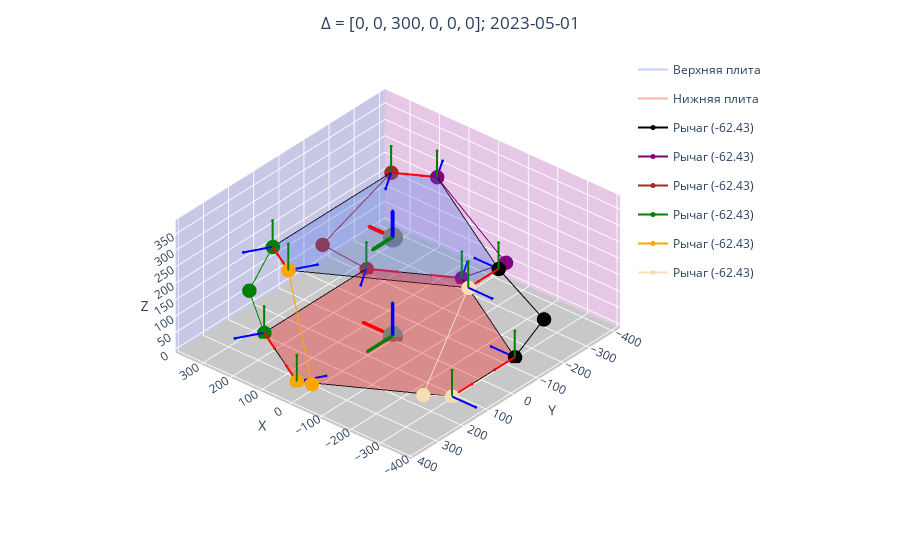

Source (notebook cell):
### Markdown cell above
Отрисуем получаемый результат

### Code cell
for i in range(6):
    graph.legs(i, f"group{i}", arm_angle, global_cross_coordinates)
    
fig.show()

### Figure 1 — Plotly figure (JSON) as saved in the notebook; plotly's stock layout.template omitted (floating-point values rounded to 4 significant figures)
{"data": [{"legendgroup": "group7", "marker": {"color": "royalblue", "colorscale": [[0, "#440154"], [0.1111, "#482878"], [0.2222, "#3e4989"], [0.3333, "#31688e"], [0.4444, "#26828e"], [0.5556, "#1f9e89"], [0.6667, "#35b779"], [0.7778, "#6ece58"], [0.8889, "#b5de2b"], [1, "#fde725"]], "size": 1}, "name": "Верхняя плита", "opacity": 0.3, "showlegend": true, "surfaceaxis": 2, "type": "scatter3d", "x": [-307, 101.5, 205.5, 205.5, 101.5, -307, -307], "y": [-60, -295.9, -235.9, 235.9, 295.9, 60, -60], "z": [300, 300, 300, 300, 300, 300, 300]}, {"legendgroup": "group7", "marker": {"color": "black", "colorscale": [[0, "#440154"], [0.1111, "#482878"], [0.2222, "#3e4989"], [0.3333, "#31688e"], [0.4444, "#26828e"], [0.5556, "#1f9e89"], [0.6667, "#35b779"], [0.7778, "#6ece58"], [0.8889, "#b5de2b"], [1, "#fde725"]], "size": 1}, "opacity": 0.8, "showlegend": false, "surfaceaxis": -1, "type": "scatter3d", "x": [-307, 101.5, 205.5, 205.5, 101.5, -307, -307], "y": [-60, -295.9, -235.9, 235.9, 295.9, 60, -60], "z": [300, 300, 300, 300, 300, 300, 300]}, {"legendgroup": "group8", "marker": {"color": "red", "colorscale": [[0, "#440154"], [0.1111, "#482878"], [0.2222, "#3e4989"], [0.3333, "#31688e"], [0.4444, "#26828e"], [0.5556, "#1f9e89"], [0.6667, "#35b779"], [0.7778, "#6ece58"], [0.8889, "#b5de2b"], [1, "#fde725"]], "size": 1}, "name": "Нижняя плита", "opacity": 0.3, "showlegend": true, "surfaceaxis": 2, "type": "scatter3d", "x": [-307, 45.25, 261.8, 261.8, 45.25, -307, -307], "y": [-125, -328.4, -203.4, 203.4, 328.4, 125, -125], "z": [0, 0, 0, 0, 0, 0, 0]}, {"legendgroup": "group8", "marker": {"color": "black", "colorscale": [[0, "#440154"], [0.1111, "#482878"], [0.2222, "#3e4989"], [0.3333, "#31688e"], [0.4444, "#26828e"], [0.5556, "#1f9e89"], [0.6667, "#35b779"], [0.7778, "#6ece58"], [0.8889, "#b5de2b"], [1, "#fde725"]], "size": 1}, "opacity": 0.8, "showlegend": false, "surfaceaxis": -1, "type": "scatter3d", "x": [-307, 45.25, 261.8, 261.8, 45.25, -307, -307], "y": [-125, -328.4, -203.4, 203.4, 328.4, 125, -125], "z": [0, 0, 0, 0, 0, 0, 0]}, {"legendgroup": "group7", "marker": {"color": "gray", "colorscale": [[0, "#440154"], [0.1111, "#482878"], [0.2222, "#3e4989"], [0.3333, "#31688e"], [0.4444, "#26828e"], [0.5556, "#1f9e89"], [0.6667, "#35b779"], [0.7778, "#6ece58"], [0.8889, "#b5de2b"], [1, "#fde725"]], "size": 7}, "opacity": 1, "showlegend": false, "type": "scatter3d", "x": [0], "y": [0], "z": [300]}, {"legendgroup": "group7", "line": {"width": 8}, "marker": {"color": "red", "colorscale": [[0, "#440154"], [0.1111, "#482878"], [0.2222, "#3e4989"], [0.3333, "#31688e"], [0.4444, "#26828e"], [0.5556, "#1f9e89"], [0.6667, "#35b779"], [0.7778, "#6ece58"], [0.8889, "#b5de2b"], [1, "#fde725"]], "size": 1}, "opacity": 1, "showlegend": false, "type": "scatter3d", "x": [0, 80], "y": [0, 0], "z": [300, 300]}, {"legendgroup": "group7", "line": {"width": 8}, "marker": {"color": "green", "colorscale": [[0, "#440154"], [0.1111, "#482878"], [0.2222, "#3e4989"], [0.3333, "#31688e"], [0.4444, "#26828e"], [0.5556, "#1f9e89"], [0.6667, "#35b779"], [0.7778, "#6ece58"], [0.8889, "#b5de2b"], [1, "#fde725"]], "size": 1}, "opacity": 1, "showlegend": false, "type": "scatter3d", "x": [0, 0], "y": [0, 80], "z": [300, 300]}, {"legendgroup": "group7", "line": {"width": 8}, "marker": {"color": "blue", "colorscale": [[0, "#440154"], [0.1111, "#482878"], [0.2222, "#3e4989"], [0.3333, "#31688e"], [0.4444, "#26828e"], [0.5556, "#1f9e89"], [0.6667, "#35b779"], [0.7778, "#6ece58"], [0.8889, "#b5de2b"], [1, "#fde725"]], "size": 1}, "opacity": 1, "showlegend": false, "type": "scatter3d", "x": [0, 0], "y": [0, 0], "z": [300, 380]}, {"legendgroup": "group8", "line": {"width": 7}, "marker": {"color": "red", "colorscale": [[0, "#440154"], [0.1111, "#482878"], [0.2222, "#3e4989"], [0.3333, "#31688e"], [0.4444, "#26828e"], [0.5556, "#1f9e89"], [0.6667, "#35b779"], [0.7778, "#6ece58"], [0.8889, "#b5de2b"], [1, "#fde725"]], "size": 1}, "opacity": 1, "showlegend": false, "type": "scatter3d", "x": [0, 100], "y": [0, 0], "z": [0, 0]}, {"legendgroup": "group8", "line": {"width": 7}, "marker": {"color": "green", "colorscale": [[0, "#440154"], [0.1111, "#482878"], [0.2222, "#3e4989"], [0.3333, "#31688e"], [0.4444, "#26828e"], [0.5556, "#1f9e89"], [0.6667, "#35b779"], [0.7778, "#6ece58"], [0.8889, "#b5de2b"], [1, "#fde725"]], "size": 1}, "opacity": 1, "showlegend": false, "type": "scatter3d", "x": [0, 0], "y": [0, 100], "z": [0, 0]}, {"legendgroup": "group8", "line": {"width": 7}, "marker": {"color": "blue", "colorscale": [[0, "#440154"], [0.1111, "#482878"], [0.2222, "#3e4989"], [0.3333, "#31688e"], [0.4444, "#26828e"], [0.5556, "#1f9e89"], [0.6667, "#35b779"], [0.7778, "#6ece58"], [0.8889, "#b5de2b"], [1, "#fde725"]], "size": 1}, "opacity": 1, "showlegend": false, "type": "scatter3d", "x": [0, 0], "y": [0, 0], "z": [0, 100]}, {"legendgroup": "group8", "marker": {"color": "gray", "colorscale": [[0, "#440154"], [0.1111, "#482878"], [0.2222, "#3e4989"], [0.3333, "#31688e"], [0.4444, "#26828e"], [0.5556, "#1f9e89"], [0.6667, "#35b779"], [0.7778, "#6ece58"], [0.8889, "#b5de2b"], [1, "#fde725"]], "size": 7}, "opacity": 1, "showlegend": false, "type": "scatter3d", "x": [0], "y": [0], "z": [0]}, {"legendgroup": "group0", "marker": {"color": "gray", "colorscale": [[0, "#440154"], [0.1111, "#482878"], [0.2222, "#3e4989"], [0.3333, "#31688e"], [0.4444, "#26828e"], [0.5556, "#1f9e89"], [0.6667, "#35b779"], [0.7778, "#6ece58"], [0.8889, "#b5de2b"], [1, "#fde725"]], "size": 3}, "opacity": 1, "showlegend": false, "type": "scatter3d", "x": [-307], "y": [-125], "z": [0]}, {"legendgroup": "group0", "line": {"width": 4}, "marker": {"color": "red", "colorscale": [[0, "#440154"], [0.1111, "#482878"], [0.2222, "#3e4989"], [0.3333, "#31688e"], [0.4444, "#26828e"], [0.5556, "#1f9e89"], [0.6667, "#35b779"], [0.7778, "#6ece58"], [0.8889, "#b5de2b"], [1, "#fde725"]], "size": 1}, "opacity": 1, "showlegend": false, "type": "scatter3d", "x": [-307, -307], "y": [-125, -45], "z": [0, -4.899e-15]}, {"legendgroup": "group0", "line": {"width": 4}, "marker": {"color": "green", "colorscale": [[0, "#440154"], [0.1111, "#482878"], [0.2222, "#3e4989"], [0.3333, "#31688e"], [0.4444, "#26828e"], [0.5556, "#1f9e89"], [0.6667, "#35b779"], [0.7778, "#6ece58"], [0.8889, "#b5de2b"], [1, "#fde725"]], "size": 1}, "opacity": 1, "showlegend": false, "type": "scatter3d", "x": [-307, -307], "y": [-125, -125], "z": [0, 80]}, {"legendgroup": "group0", "line": {"width": 4}, "marker": {"color": "blue", "colorscale": [[0, "#440154"], [0.1111, "#482878"], [0.2222, "#3e4989"], [0.3333, "#31688e"], [0.4444, "#26828e"], [0.5556, "#1f9e89"], [0.6667, "#35b779"], [0.7778, "#6ece58"], [0.8889, "#b5de2b"], [1, "#fde725"]], "size": 1}, "opacity": 1, "showlegend": false, "type": "scatter3d", "x": [-307, -227], "y": [-125, -125], "z": [0, 4.899e-15]}, {"legendgroup": "group0", "marker": {"color": "gray", "colorscale": [[0, "#440154"], [0.1111, "#482878"], [0.2222, "#3e4989"], [0.3333, "#31688e"], [0.4444, "#26828e"], [0.5556, "#1f9e89"], [0.6667, "#35b779"], [0.7778, "#6ece58"], [0.8889, "#b5de2b"], [1, "#fde725"]], "size": 3}, "opacity": 1, "showlegend": false, "type": "scatter3d", "x": [-307], "y": [-60], "z": [300]}, {"legendgroup": "group0", "line": {"width": 4}, "marker": {"color": "red", "colorscale": [[0, "#440154"], [0.1111, "#482878"], [0.2222, "#3e4989"], [0.3333, "#31688e"], [0.4444, "#26828e"], [0.5556, "#1f9e89"], [0.6667, "#35b779"], [0.7778, "#6ece58"], [0.8889, "#b5de2b"], [1, "#fde725"]], "size": 1}, "opacity": 1, "showlegend": false, "type": "scatter3d", "x": [-307, -307], "y": [-60, 20], "z": [300, 300]}, {"legendgroup": "group0", "line": {"width": 4}, "marker": {"color": "green", "colorscale": [[0, "#440154"], [0.1111, "#482878"], [0.2222, "#3e4989"], [0.3333, "#31688e"], [0.4444, "#26828e"], [0.5556, "#1f9e89"], [0.6667, "#35b779"], [0.7778, "#6ece58"], [0.8889, "#b5de2b"], [1, "#fde725"]], "size": 1}, "opacity": 1, "showlegend": false, "type": "scatter3d", "x": [-307, -307], "y": [-60, -60.0], "z": [300, 380]}, {"legendgroup": "group0", "line": {"width": 4}, "marker": {"color": "blue", "colorscale": [[0, "#440154"], [0.1111, "#482878"], [0.2222, "#3e4989"], [0.3333, "#31688e"], [0.4444, "#26828e"], [0.5556, "#1f9e89"], [0.6667, "#35b779"], [0.7778, "#6ece58"], [0.8889, "#b5de2b"], [1, "#fde725"]], "size": 1}, "opacity": 1, "showlegend": false, "type": "scatter3d", "x": [-307, -227], "y": [-60, -60], "z": [300, 300]}, {"legendgroup": "group1", "marker": {"color": "gray", "colorscale": [[0, "#440154"], [0.1111, "#482878"], [0.2222, "#3e4989"], [0.3333, "#31688e"], [0.4444, "#26828e"], [0.5556, "#1f9e89"], [0.6667, "#35b779"], [0.7778, "#6ece58"], [0.8889, "#b5de2b"], [1, "#fde725"]], "size": 3}, "opacity": 1, "showlegend": false, "type": "scatter3d", "x": [45.25], "y": [-328.4], "z": [0]}, {"legendgroup": "group1", "line": {"width": 4}, "marker": {"color": "red", "colorscale": [[0, "#440154"], [0.1111, "#482878"], [0.2222, "#3e4989"], [0.3333, "#31688e"], [0.4444, "#26828e"], [0.5556, "#1f9e89"], [0.6667, "#35b779"], [0.7778, "#6ece58"], [0.8889, "#b5de2b"], [1, "#fde725"]], "size": 1}, "opacity": 1, "showlegend": false, "type": "scatter3d", "x": [45.25, 114.5], "y": [-328.4, -288.4], "z": [0, -4.899e-15]}, {"legendgroup": "group1", "line": {"width": 4}, "marker": {"color": "green", "colorscale": [[0, "#440154"], [0.1111, "#482878"], [0.2222, "#3e4989"], [0.3333, "#31688e"], [0.4444, "#26828e"], [0.5556, "#1f9e89"], [0.6667, "#35b779"], [0.7778, "#6ece58"], [0.8889, "#b5de2b"], [1, "#fde725"]], "size": 1}, "opacity": 1, "showlegend": false, "type": "scatter3d", "x": [45.25, 45.25], "y": [-328.4, -328.4], "z": [0, 80]}, {"legendgroup": "group1", "line": {"width": 4}, "marker": {"color": "blue", "colorscale": [[0, "#440154"], [0.1111, "#482878"], [0.2222, "#3e4989"], [0.3333, "#31688e"], [0.4444, "#26828e"], [0.5556, "#1f9e89"], [0.6667, "#35b779"], [0.7778, "#6ece58"], [0.8889, "#b5de2b"], [1, "#fde725"]], "size": 1}, "opacity": 1, "showlegend": false, "type": "scatter3d", "x": [45.25, 85.25], "y": [-328.4, -397.7], "z": [0, 4.899e-15]}, {"legendgroup": "group1", "marker": {"color": "gray", "colorscale": [[0, "#440154"], [0.1111, "#482878"], [0.2222, "#3e4989"], [0.3333, "#31688e"], [0.4444, "#26828e"], [0.5556, "#1f9e89"], [0.6667, "#35b779"], [0.7778, "#6ece58"], [0.8889, "#b5de2b"], [1, "#fde725"]], "size": 3}, "opacity": 1, "showlegend": false, "type": "scatter3d", "x": [101.5], "y": [-295.9], "z": [300]}, {"legendgroup": "group1", "line": {"width": 4}, "marker": {"color": "red", "colorscale": [[0, "#440154"], [0.1111, "#482878"], [0.2222, "#3e4989"], [0.3333, "#31688e"], [0.4444, "#26828e"], [0.5556, "#1f9e89"], [0.6667, "#35b779"], [0.7778, "#6ece58"], [0.8889, "#b5de2b"], [1, "#fde725"]], "size": 1}, "opacity": 1, "showlegend": false, "type": "scatter3d", "x": [101.5, 170.8], "y": [-295.9, -255.9], "z": [300, 300]}, {"legendgroup": "group1", "line": {"width": 4}, "marker": {"color": "green", "colorscale": [[0, "#440154"], [0.1111, "#482878"], [0.2222, "#3e4989"], [0.3333, "#31688e"], [0.4444, "#26828e"], [0.5556, "#1f9e89"], [0.6667, "#35b779"], [0.7778, "#6ece58"], [0.8889, "#b5de2b"], [1, "#fde725"]], "size": 1}, "opacity": 1, "showlegend": false, "type": "scatter3d", "x": [101.5, 101.5], "y": [-295.9, -295.9], "z": [300, 380]}, {"legendgroup": "group1", "line": {"width": 4}, "marker": {"color": "blue", "colorscale": [[0, "#440154"], [0.1111, "#482878"], [0.2222, "#3e4989"], [0.3333, "#31688e"], [0.4444, "#26828e"], [0.5556, "#1f9e89"], [0.6667, "#35b779"], [0.7778, "#6ece58"], [0.8889, "#b5de2b"], [1, "#fde725"]], "size": 1}, "opacity": 1, "showlegend": false, "type": "scatter3d", "x": [101.5, 141.5], "y": [-295.9, -365.2], "z": [300, 300]}, {"legendgroup": "group2", "marker": {"color": "gray", "colorscale": [[0, "#440154"], [0.1111, "#482878"], [0.2222, "#3e4989"], [0.3333, "#31688e"], [0.4444, "#26828e"], [0.5556, "#1f9e89"], [0.6667, "#35b779"], [0.7778, "#6ece58"], [0.8889, "#b5de2b"], [1, "#fde725"]], "size": 3}, "opacity": 1, "showlegend": false, "type": "scatter3d", "x": [261.8], "y": [-203.4], "z": [0]}, {"legendgroup": "group2", "line": {"width": 4}, "marker": {"color": "red", "colorscale": [[0, "#440154"], [0.1111, "#482878"], [0.2222, "#3e4989"], [0.3333, "#31688e"], [0.4444, "#26828e"], [0.5556, "#1f9e89"], [0.6667, "#35b779"], [0.7778, "#6ece58"], [0.8889, "#b5de2b"], [1, "#fde725"]], "size": 1}, "opacity": 1, "showlegend": false, "type": "scatter3d", "x": [261.8, 192.5], "y": [-203.4, -243.4], "z": [0, -4.899e-15]}, {"legendgroup": "group2", "line": {"width": 4}, "marker": {"color": "green", "colorscale": [[0, "#440154"], [0.1111, "#482878"], [0.2222, "#3e4989"], [0.3333, "#31688e"], [0.4444, "#26828e"], [0.5556, "#1f9e89"], [0.6667, "#35b779"], [0.7778, "#6ece58"], [0.8889, "#b5de2b"], [1, "#fde725"]], "size": 1}, "opacity": 1, "showlegend": false, "type": "scatter3d", "x": [261.8, 261.8], "y": [-203.4, -203.4], "z": [0, 80]}, {"legendgroup": "group2", "line": {"width": 4}, "marker": {"color": "blue", "colorscale": [[0, "#440154"], [0.1111, "#482878"], [0.2222, "#3e4989"], [0.3333, "#31688e"], [0.4444, "#26828e"], [0.5556, "#1f9e89"], [0.6667, "#35b779"], [0.7778, "#6ece58"], [0.8889, "#b5de2b"], [1, "#fde725"]], "size": 1}, "opacity": 1, "showlegend": false, "type": "scatter3d", "x": [261.8, 221.8], "y": [-203.4, -134.1], "z": [0, 4.899e-15]}, {"legendgroup": "group2", "marker": {"color": "gray", "colorscale": [[0, "#440154"], [0.1111, "#482878"], [0.2222, "#3e4989"], [0.3333, "#31688e"], [0.4444, "#26828e"], [0.5556, "#1f9e89"], [0.6667, "#35b779"], [0.7778, "#6ece58"], [0.8889, "#b5de2b"], [1, "#fde725"]], "size": 3}, "opacity": 1, "showlegend": false, "type": "scatter3d", "x": [205.5], "y": [-235.9], "z": [300]}, {"legendgroup": "group2", "line": {"width": 4}, "marker": {"color": "red", "colorscale": [[0, "#440154"], [0.1111, "#482878"], [0.2222, "#3e4989"], [0.3333, "#31688e"], [0.4444, "#26828e"], [0.5556, "#1f9e89"], [0.6667, "#35b779"], [0.7778, "#6ece58"], [0.8889, "#b5de2b"], [1, "#fde725"]], "size": 1}, "opacity": 1, "showlegend": false, "type": "scatter3d", "x": [205.5, 136.2], "y": [-235.9, -275.9], "z": [300, 300]}, {"legendgroup": "group2", "line": {"width": 4}, "marker": {"color": "green", "colorscale": [[0, "#440154"], [0.1111, "#482878"], [0.2222, "#3e4989"], [0.3333, "#31688e"], [0.4444, "#26828e"], [0.5556, "#1f9e89"], [0.6667, "#35b779"], [0.7778, "#6ece58"], [0.8889, "#b5de2b"], [1, "#fde725"]], "size": 1}, "opacity": 1, "showlegend": false, "type": "scatter3d", "x": [205.5, 205.5], "y": [-235.9, -235.9], "z": [300, 380]}, {"legendgroup": "group2", "line": {"width": 4}, "marker": {"color": "blue", "colorscale": [[0, "#440154"], [0.1111, "#482878"], [0.2222, "#3e4989"], [0.3333, "#31688e"], [0.4444, "#26828e"], [0.5556, "#1f9e89"], [0.6667, "#35b779"], [0.7778, "#6ece58"], [0.8889, "#b5de2b"], [1, "#fde725"]], "size": 1}, "opacity": 1, "showlegend": false, "type": "scatter3d", "x": [205.5, 165.5], "y": [-235.9, -166.6], "z": [300, 300]}, {"legendgroup": "group3", "marker": {"color": "gray", "colorscale": [[0, "#440154"], [0.1111, "#482878"], [0.2222, "#3e4989"], [0.3333, "#31688e"], [0.4444, "#26828e"], [0.5556, "#1f9e89"], [0.6667, "#35b779"], [0.7778, "#6ece58"], [0.8889, "#b5de2b"], [1, "#fde725"]], "size": 3}, "opacity": 1, "showlegend": false, "type": "scatter3d", "x": [261.8], "y": [203.4], "z": [0]}, {"legendgroup": "group3", "line": {"width": 4}, "marker": {"color": "red", "colorscale": [[0, "#440154"], [0.1111, "#482878"], [0.2222, "#3e4989"], [0.3333, "#31688e"], [0.4444, "#26828e"], [0.5556, "#1f9e89"], [0.6667, "#35b779"], [0.7778, "#6ece58"], [0.8889, "#b5de2b"], [1, "#fde725"]], "size": 1}, "opacity": 1, "showlegend": false, "type": "scatter3d", "x": [261.8, 192.5], "y": [203.4, 243.4], "z": [0, -4.899e-15]}, {"legendgroup": "group3", "line": {"width": 4}, "marker": {"color": "green", "colorscale": [[0, "#440154"], [0.1111, "#482878"], [0.2222, "#3e4989"], [0.3333, "#31688e"], [0.4444, "#26828e"], [0.5556, "#1f9e89"], [0.6667, "#35b779"], [0.7778, "#6ece58"], [0.8889, "#b5de2b"], [1, "#fde725"]], "size": 1}, "opacity": 1, "showlegend": false, "type": "scatter3d", "x": [261.8, 261.8], "y": [203.4, 203.4], "z": [0, 80]}, {"legendgroup": "group3", "line": {"width": 4}, "marker": {"color": "blue", "colorscale": [[0, "#440154"], [0.1111, "#482878"], [0.2222, "#3e4989"], [0.3333, "#31688e"], [0.4444, "#26828e"], [0.5556, "#1f9e89"], [0.6667, "#35b779"], [0.7778, "#6ece58"], [0.8889, "#b5de2b"], [1, "#fde725"]], "size": 1}, "opacity": 1, "showlegend": false, "type": "scatter3d", "x": [261.8, 301.8], "y": [203.4, 272.7], "z": [0, 4.899e-15]}, {"legendgroup": "group3", "marker": {"color": "gray", "colorscale": [[0, "#440154"], [0.1111, "#482878"], [0.2222, "#3e4989"], [0.3333, "#31688e"], [0.4444, "#26828e"], [0.5556, "#1f9e89"], [0.6667, "#35b779"], [0.7778, "#6ece58"], [0.8889, "#b5de2b"], [1, "#fde725"]], "size": 3}, "opacity": 1, "showlegend": false, "type": "scatter3d", "x": [205.5], "y": [235.9], "z": [300]}, {"legendgroup": "group3", "line": {"width": 4}, "marker": {"color": "red", "colorscale": [[0, "#440154"], [0.1111, "#482878"], [0.2222, "#3e4989"], [0.3333, "#31688e"], [0.4444, "#26828e"], [0.5556, "#1f9e89"], [0.6667, "#35b779"], [0.7778, "#6ece58"], [0.8889, "#b5de2b"], [1, "#fde725"]], "size": 1}, "opacity": 1, "showlegend": false, "type": "scatter3d", "x": [205.5, 136.2], "y": [235.9, 275.9], "z": [300, 300]}, {"legendgroup": "group3", "line": {"width": 4}, "marker": {"color": "green", "colorscale": [[0, "#440154"], [0.1111, "#482878"], [0.2222, "#3e4989"], [0.3333, "#31688e"], [0.4444, "#26828e"], [0.5556, "#1f9e89"], [0.6667, "#35b779"], [0.7778, "#6ece58"], [0.8889, "#b5de2b"], [1, "#fde725"]], "size": 1}, "opacity": 1, "showlegend": false, "type": "scatter3d", "x": [205.5, 205.5], "y": [235.9, 235.9], "z": [300, 380]}, {"legendgroup": "group3", "line": {"width": 4}, "marker": {"color": "blue", "colorscale": [[0, "#440154"], [0.1111, "#482878"], [0.2222, "#3e4989"], [0.3333, "#31688e"], [0.4444, "#26828e"], [0.5556, "#1f9e89"], [0.6667, "#35b779"], [0.7778, "#6ece58"], [0.8889, "#b5de2b"], [1, "#fde725"]], "size": 1}, "opacity": 1, "showlegend": false, "type": "scatter3d", "x": [205.5, 245.5], "y": [235.9, 305.2], "z": [300, 300]}, {"legendgroup": "group4", "marker": {"color": "gray", "colorscale": [[0, "#440154"], [0.1111, "#482878"], [0.2222, "#3e4989"], [0.3333, "#31688e"], [0.4444, "#26828e"], [0.5556, "#1f9e89"], [0.6667, "#35b779"], [0.7778, "#6ece58"], [0.8889, "#b5de2b"], [1, "#fde725"]], "size": 3}, "opacity": 1, "showlegend": false, "type": "scatter3d", "x": [45.25], "y": [328.4], "z": [0]}, {"legendgroup": "group4", "line": {"width": 4}, "marker": {"color": "red", "colorscale": [[0, "#440154"], [0.1111, "#482878"], [0.2222, "#3e4989"], [0.3333, "#31688e"], [0.4444, "#26828e"], [0.5556, "#1f9e89"], [0.6667, "#35b779"], [0.7778, "#6ece58"], [0.8889, "#b5de2b"], [1, "#fde725"]], "size": 1}, "opacity": 1, "showlegend": false, "type": "scatter3d", "x": [45.25, 114.5], "y": [328.4, 288.4], "z": [0, -4.899e-15]}, {"legendgroup": "group4", "line": {"width": 4}, "marker": {"color": "green", "colorscale": [[0, "#440154"], [0.1111, "#482878"], [0.2222, "#3e4989"], [0.3333, "#31688e"], [0.4444, "#26828e"], [0.5556, "#1f9e89"], [0.6667, "#35b779"], [0.7778, "#6ece58"], [0.8889, "#b5de2b"], [1, "#fde725"]], "size": 1}, "opacity": 1, "showlegend": false, "type": "scatter3d", "x": [45.25, 45.25], "y": [328.4, 328.4], "z": [0, 80]}, {"legendgroup": "group4", "line": {"width": 4}, "marker": {"color": "blue", "colorscale": [[0, "#440154"], [0.1111, "#482878"], [0.2222, "#3e4989"], [0.3333, "#31688e"], [0.4444, "#26828e"], [0.5556, "#1f9e89"], [0.6667, "#35b779"], [0.7778, "#6ece58"], [0.8889, "#b5de2b"], [1, "#fde725"]], "size": 1}, "opacity": 1, "showlegend": false, "type": "scatter3d", "x": [45.25, 5.25], "y": [328.4, 259.1], "z": [0, 4.899e-15]}, {"legendgroup": "group4", "marker": {"color": "gray", "colorscale": [[0, "#440154"], [0.1111, "#482878"], [0.2222, "#3e4989"], [0.3333, "#31688e"], [0.4444, "#26828e"], [0.5556, "#1f9e89"], [0.6667, "#35b779"], [0.7778, "#6ece58"], [0.8889, "#b5de2b"], [1, "#fde725"]], "size": 3}, "opacity": 1, "showlegend": false, "type": "scatter3d", "x": [101.5], "y": [295.9], "z": [300]}, {"legendgroup": "group4", "line": {"width": 4}, "marker": {"color": "red", "colorscale": [[0, "#440154"], [0.1111, "#482878"], [0.2222, "#3e4989"], [0.3333, "#31688e"], [0.4444, "#26828e"], [0.5556, "#1f9e89"], [0.6667, "#35b779"], [0.7778, "#6ece58"], [0.8889, "#b5de2b"], [1, "#fde725"]], "size": 1}, "opacity": 1, "showlegend": false, "type": "scatter3d", "x": [101.5, 170.8], "y": [295.9, 255.9], "z": [300, 300]}, {"legendgroup": "group4", "line": {"width": 4}, "marker": {"color": "green", "colorscale": [[0, "#440154"], [0.1111, "#482878"], [0.2222, "#3e4989"], [0.3333, "#31688e"], [0.4444, "#26828e"], [0.5556, "#1f9e89"], [0.6667, "#35b779"], [0.7778, "#6ece58"], [0.8889, "#b5de2b"], [1, "#fde725"]], "size": 1}, "opacity": 1, "showlegend": false, "type": "scatter3d", "x": [101.5, 101.5], "y": [295.9, 295.9], "z": [300, 380]}, {"legendgroup": "group4", "line": {"width": 4}, "marker": {"color": "blue", "colorscale": [[0, "#440154"], [0.1111, "#482878"], [0.2222, "#3e4989"], [0.3333, "#31688e"], [0.4444, "#26828e"], [0.5556, "#1f9e89"], [0.6667, "#35b779"], [0.7778, "#6ece58"], [0.8889, "#b5de2b"], [1, "#fde725"]], "size": 1}, "opacity": 1, "showlegend": false, "type": "scatter3d", "x": [101.5, 61.54], "y": [295.9, 226.6], "z": [300, 300]}, {"legendgroup": "group5", "marker": {"color": "gray", "colorscale": [[0, "#440154"], [0.1111, "#482878"], [0.2222, "#3e4989"], [0.3333, "#31688e"], [0.4444, "#26828e"], [0.5556, "#1f9e89"], [0.6667, "#35b779"], [0.7778, "#6ece58"], [0.8889, "#b5de2b"], [1, "#fde725"]], "size": 3}, "opacity": 1, "showlegend": false, "type": "scatter3d", "x": [-307], "y": [125], "z": [0]}, {"legendgroup": "group5", "line": {"width": 4}, "marker": {"color": "red", "colorscale": [[0, "#440154"], [0.1111, "#482878"], [0.2222, "#3e4989"], [0.3333, "#31688e"], [0.4444, "#26828e"], [0.5556, "#1f9e89"], [0.6667, "#35b779"], [0.7778, "#6ece58"], [0.8889, "#b5de2b"], [1, "#fde725"]], "size": 1}, "opacity": 1, "showlegend": false, "type": "scatter3d", "x": [-307, -307], "y": [125, 45], "z": [0, -4.899e-15]}, {"legendgroup": "group5", "line": {"width": 4}, "marker": {"color": "green", "colorscale": [[0, "#440154"], [0.1111, "#482878"], [0.2222, "#3e4989"], [0.3333, "#31688e"], [0.4444, "#26828e"], [0.5556, "#1f9e89"], [0.6667, "#35b779"], [0.7778, "#6ece58"], [0.8889, "#b5de2b"], [1, "#fde725"]], "size": 1}, "opacity": 1, "showlegend": false, "type": "scatter3d", "x": [-307, -307], "y": [125, 125], "z": [0, 80]}, {"legendgroup": "group5", "line": {"width": 4}, "marker": {"color": "blue", "colorscale": [[0, "#440154"], [0.1111, "#482878"], [0.2222, "#3e4989"], [0.3333, "#31688e"], [0.4444, "#26828e"], [0.5556, "#1f9e89"], [0.6667, "#35b779"], [0.7778, "#6ece58"], [0.8889, "#b5de2b"], [1, "#fde725"]], "size": 1}, "opacity": 1, "showlegend": false, "type": "scatter3d", "x": [-307, -387], "y": [125, 125.0], "z": [0, 4.899e-15]}, {"legendgroup": "group5", "marker": {"color": "gray", "colorscale": [[0, "#440154"], [0.1111, "#482878"], [0.2222, "#3e4989"], [0.3333, "#31688e"], [0.4444, "#26828e"], [0.5556, "#1f9e89"], [0.6667, "#35b779"], [0.7778, "#6ece58"], [0.8889, "#b5de2b"], [1, "#fde725"]], "size": 3}, "opacity": 1, "showlegend": false, "type": "scatter3d", "x": [-307], "y": [60], "z": [300]}, {"legendgroup": "group5", "line": {"width": 4}, "marker": {"color": "red", "colorscale": [[0, "#440154"], [0.1111, "#482878"], [0.2222, "#3e4989"], [0.3333, "#31688e"], [0.4444, "#26828e"], [0.5556, "#1f9e89"], [0.6667, "#35b779"], [0.7778, "#6ece58"], [0.8889, "#b5de2b"], [1, "#fde725"]], "size": 1}, "opacity": 1, "showlegend": false, "type": "scatter3d", "x": [-307, -307], "y": [60, -20], "z": [300, 300]}, {"legendgroup": "group5", "line": {"width": 4}, "marker": {"color": "green", "colorscale": [[0, "#440154"], [0.1111, "#482878"], [0.2222, "#3e4989"], [0.3333, "#31688e"], [0.4444, "#26828e"], [0.5556, "#1f9e89"], [0.6667, "#35b779"], [0.7778, "#6ece58"], [0.8889, "#b5de2b"], [1, "#fde725"]], "size": 1}, "opacity": 1, "showlegend": false, "type": "scatter3d", "x": [-307, -307], "y": [60, 60.0], "z": [300, 380]}, {"legendgroup": "group5", "line": {"width": 4}, "marker": {"color": "blue", "colorscale": [[0, "#440154"], [0.1111, "#482878"], [0.2222, "#3e4989"], [0.3333, "#31688e"], [0.4444, "#26828e"], [0.5556, "#1f9e89"], [0.6667, "#35b779"], [0.7778, "#6ece58"], [0.8889, "#b5de2b"], [1, "#fde725"]], "size": 1}, "opacity": 1, "showlegend": false, "type": "scatter3d", "x": [-307, -387], "y": [60, 60.0], "z": [300, 300]}, {"legendgroup": "group0", "line": {"width": 2}, "marker": {"color": "black", "colorscale": [[0, "#440154"], [0.1111, "#482878"], [0.2222, "#3e4989"], [0.3333, "#31688e"], [0.4444, "#26828e"], [0.5556, "#1f9e89"], [0.6667, "#35b779"], [0.7778, "#6ece58"], [0.8889, "#b5de2b"], [1, "#fde725"]], "size": 5}, "name": "Рычаг (-62.43)", "opacity": 1, "showlegend": true, "type": "scatter3d", "x": [-307, -307], "y": [-125, -240.2], "z": [0, 60.18]}, {"legendgroup": "group0", "line": {"width": 2}, "marker": {"color": "black", "colorscale": [[0, "#440154"], [0.1111, "#482878"], [0.2222, "#3e4989"], [0.3333, "#31688e"], [0.4444, "#26828e"], [0.5556, "#1f9e89"], [0.6667, "#35b779"], [0.7778, "#6ece58"], [0.8889, "#b5de2b"], [1, "#fde725"]], "size": 5}, "opacity": 1, "showlegend": false, "type": "scatter3d", "x": [-307, -307], "y": [-240.2, -60], "z": [60.18, 300]}, {"legendgroup": "group1", "line": {"width": 2}, "marker": {"color": "purple", "colorscale": [[0, "#440154"], [0.1111, "#482878"], [0.2222, "#3e4989"], [0.3333, "#31688e"], [0.4444, "#26828e"], [0.5556, "#1f9e89"], [0.6667, "#35b779"], [0.7778, "#6ece58"], [0.8889, "#b5de2b"], [1, "#fde725"]], "size": 5}, "name": "Рычаг (-62.43)", "opacity": 1, "showlegend": true, "type": "scatter3d", "x": [45.25, -54.55], "y": [-328.4, -386.0], "z": [0, 60.17]}, {"legendgroup": "group1", "line": {"width": 2}, "marker": {"color": "purple", "colorscale": [[0, "#440154"], [0.1111, "#482878"], [0.2222, "#3e4989"], [0.3333, "#31688e"], [0.4444, "#26828e"], [0.5556, "#1f9e89"], [0.6667, "#35b779"], [0.7778, "#6ece58"], [0.8889, "#b5de2b"], [1, "#fde725"]], "size": 5}, "opacity": 1, "showlegend": false, "type": "scatter3d", "x": [-54.55, 101.5], "y": [-386.0, -295.9], "z": [60.17, 300]}, {"legendgroup": "group2", "line": {"width": 2}, "marker": {"color": "brown", "colorscale": [[0, "#440154"], [0.1111, "#482878"], [0.2222, "#3e4989"], [0.3333, "#31688e"], [0.4444, "#26828e"], [0.5556, "#1f9e89"], [0.6667, "#35b779"], [0.7778, "#6ece58"], [0.8889, "#b5de2b"], [1, "#fde725"]], "size": 5}, "name": "Рычаг (-62.43)", "opacity": 1, "showlegend": true, "type": "scatter3d", "x": [261.8, 361.5], "y": [-203.4, -145.8], "z": [0, 60.17]}, {"legendgroup": "group2", "line": {"width": 2}, "marker": {"color": "brown", "colorscale": [[0, "#440154"], [0.1111, "#482878"], [0.2222, "#3e4989"], [0.3333, "#31688e"], [0.4444, "#26828e"], [0.5556, "#1f9e89"], [0.6667, "#35b779"], [0.7778, "#6ece58"], [0.8889, "#b5de2b"], [1, "#fde725"]], "size": 5}, "opacity": 1, "showlegend": false, "type": "scatter3d", "x": [361.5, 205.5], "y": [-145.8, -235.9], "z": [60.17, 300]}, {"legendgroup": "group3", "line": {"width": 2}, "marker": {"color": "green", "colorscale": [[0, "#440154"], [0.1111, "#482878"], [0.2222, "#3e4989"], [0.3333, "#31688e"], [0.4444, "#26828e"], [0.5556, "#1f9e89"], [0.6667, "#35b779"], [0.7778, "#6ece58"], [0.8889, "#b5de2b"], [1, "#fde725"]], "size": 5}, "name": "Рычаг (-62.43)", "opacity": 1, "showlegend": true, "type": "scatter3d", "x": [261.8, 361.5], "y": [203.4, 145.8], "z": [0, 60.17]}, {"legendgroup": "group3", "line": {"width": 2}, "marker": {"color": "green", "colorscale": [[0, "#440154"], [0.1111, "#482878"], [0.2222, "#3e4989"], [0.3333, "#31688e"], [0.4444, "#26828e"], [0.5556, "#1f9e89"], [0.6667, "#35b779"], [0.7778, "#6ece58"], [0.8889, "#b5de2b"], [1, "#fde725"]], "size": 5}, "opacity": 1, "showlegend": false, "type": "scatter3d", "x": [361.5, 205.5], "y": [145.8, 235.9], "z": [60.17, 300]}, {"legendgroup": "group4", "line": {"width": 2}, "marker": {"color": "orange", "colorscale": [[0, "#440154"], [0.1111, "#482878"], [0.2222, "#3e4989"], [0.3333, "#31688e"], [0.4444, "#26828e"], [0.5556, "#1f9e89"], [0.6667, "#35b779"], [0.7778, "#6ece58"], [0.8889, "#b5de2b"], [1, "#fde725"]], "size": 5}, "name": "Рычаг (-62.43)", "opacity": 1, "showlegend": true, "type": "scatter3d", "x": [45.25, -54.55], "y": [328.4, 386.0], "z": [0, 60.17]}, {"legendgroup": "group4", "line": {"width": 2}, "marker": {"color": "orange", "colorscale": [[0, "#440154"], [0.1111, "#482878"], [0.2222, "#3e4989"], [0.3333, "#31688e"], [0.4444, "#26828e"], [0.5556, "#1f9e89"], [0.6667, "#35b779"], [0.7778, "#6ece58"], [0.8889, "#b5de2b"], [1, "#fde725"]], "size": 5}, "opacity": 1, "showlegend": false, "type": "scatter3d", "x": [-54.55, 101.5], "y": [386.0, 295.9], "z": [60.17, 300]}, {"legendgroup": "group5", "line": {"width": 2}, "marker": {"color": "wheat", "colorscale": [[0, "#440154"], [0.1111, "#482878"], [0.2222, "#3e4989"], [0.3333, "#31688e"], [0.4444, "#26828e"], [0.5556, "#1f9e89"], [0.6667, "#35b779"], [0.7778, "#6ece58"], [0.8889, "#b5de2b"], [1, "#fde725"]], "size": 5}, "name": "Рычаг (-62.43)", "opacity": 1, "showlegend": true, "type": "scatter3d", "x": [-307, -307], "y": [125, 240.2], "z": [0, 60.18]}, {"legendgroup": "group5", "line": {"width": 2}, "marker": {"color": "wheat", "colorscale": [[0, "#440154"], [0.1111, "#482878"], [0.2222, "#3e4989"], [0.3333, "#31688e"], [0.4444, "#26828e"], [0.5556, "#1f9e89"], [0.6667, "#35b779"], [0.7778, "#6ece58"], [0.8889, "#b5de2b"], [1, "#fde725"]], "size": 5}, "opacity": 1, "showlegend": false, "type": "scatter3d", "x": [-307, -307], "y": [240.2, 60], "z": [60.18, 300]}], "layout": {"autosize": true, "legend": {"x": 0.7, "xanchor": "left", "y": 0.99, "yanchor": "top"}, "margin": {"b": 10, "l": 10, "r": 0, "t": 50}, "scene": {"camera": {"center": {"x": -0.3, "y": 0, "z": 0}, "eye": {"x": -2, "y": 2, "z": 1.65}, "projection": {"type": "orthographic"}}, "xaxis": {"backgroundcolor": "rgb(200, 200, 230)", "gridcolor": "white", "showbackground": true, "showspikes": false, "tickfont": {"size": 12}, "title": {"text": "X"}, "zerolinecolor": "white"}, "yaxis": {"backgroundcolor": "rgb(230, 200,230)", "gridcolor": "white", "showbackground": true, "showspikes": false, "tickfont": {"size": 12}, "title": {"text": "Y"}, "zerolinecolor": "white"}, "zaxis": {"backgroundcolor": "rgb(200, 200,200)", "gridcolor": "white", "showbackground": true, "tickfont": {"size": 12}, "title": {"text": "Z"}, "zerolinecolor": "white"}}, "title": {"text": "Δ = [0, 0, 300, 0, 0, 0]; 2023-05-01", "x": 0.5, "xanchor": "center", "y": 0.97, "yanchor": "top"}}}
